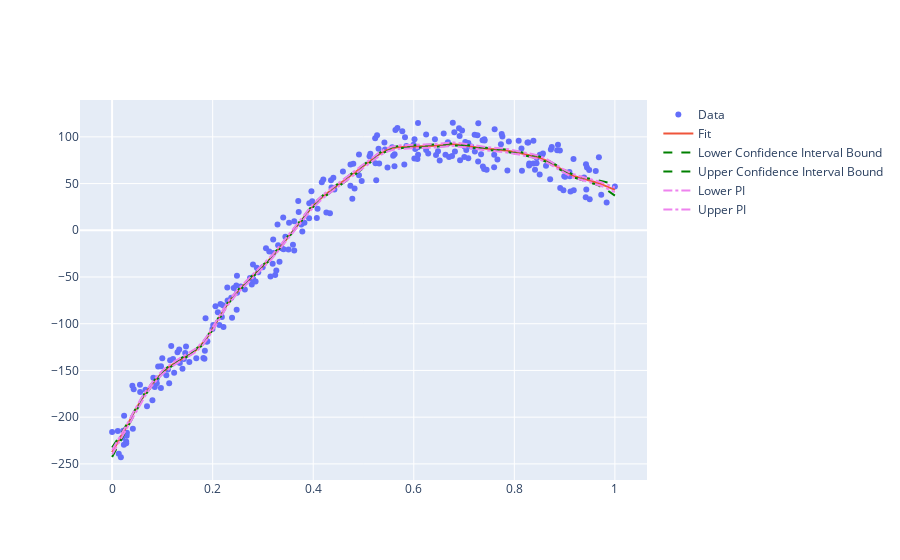

Notebook cell for this chart:
### Code cell
fig = go.Figure()
fig.add_trace(go.Scatter(x=x.ravel(), y=y.ravel(), mode="markers", name="Data"))
fig.add_trace(go.Scatter(x=x.ravel(), y=M.basis @ M.coef_, name="Fit"))
M.plot_confidence_intervals(fig=fig, x=x)
M.calc_prediction_interval(x_pred=x, fig=fig)
fig.show()

### Figure 1 — Plotly figure (JSON) as saved in the notebook; plotly's stock layout.template omitted (floating-point values rounded to 4 significant figures; data arrays with more than 128 entries replaced by an {"elided": "..."} marker saying what was removed)
{"data": [{"mode": "markers", "name": "Data", "type": "scatter", "x": {"elided": "250 float values"}, "y": {"elided": "250 float values"}}, {"name": "Fit", "type": "scatter", "x": {"elided": "250 float values"}, "y": {"elided": "250 float values"}}, {"line": {"color": "green", "dash": "dash"}, "mode": "lines", "name": "Lower Confidence Interval Bound", "type": "scatter", "x": {"elided": "250 float values"}, "y": {"elided": "250 float values"}}, {"line": {"color": "green", "dash": "dash"}, "mode": "lines", "name": "Upper Confidence Interval Bound", "type": "scatter", "x": {"elided": "250 float values"}, "y": {"elided": "250 float values"}}, {"line": {"color": "violet", "dash": "dashdot"}, "mode": "lines", "name": "Lower PI", "type": "scatter", "x": {"elided": "250 float values"}, "y": {"elided": "250 float values"}}, {"line": {"color": "violet", "dash": "dashdot"}, "mode": "lines", "name": "Upper PI", "type": "scatter", "x": {"elided": "250 float values"}, "y": {"elided": "250 float values"}}], "layout": {"autosize": true, "xaxis": {"autorange": true, "range": [-0.06078, 1.061], "type": "linear"}, "yaxis": {"autorange": true, "range": [-269.1, 141.3], "type": "linear"}}}
